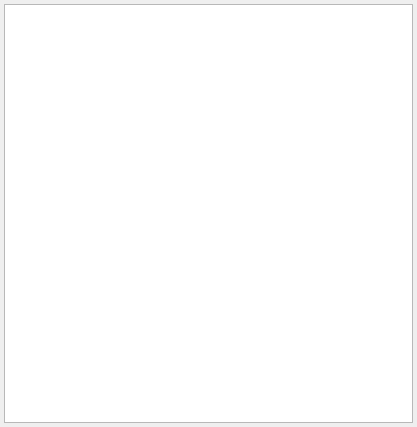
<ui version="4.0" >
 <class>TrigDecChannelWidgetForm</class>
 <widget class="QWidget" name="TrigDecChannelWidgetForm" >
  <property name="geometry" >
   <rect>
    <x>0</x>
    <y>0</y>
    <width>417</width>
    <height>427</height>
   </rect>
  </property>
  <property name="windowTitle" >
   <string>Form</string>
  </property>
  <layout class="QVBoxLayout" >
   <property name="margin" >
    <number>4</number>
   </property>
   <property name="spacing" >
    <number>6</number>
   </property>
   <item>
    <widget class="QTableWidget" name="tableWidget" >
     <property name="selectionMode" >
      <enum>QAbstractItemView::SingleSelection</enum>
     </property>
     <property name="selectionBehavior" >
      <enum>QAbstractItemView::SelectRows</enum>
     </property>
     <property name="gridStyle" >
      <enum>Qt::SolidLine</enum>
     </property>
    </widget>
   </item>
  </layout>
 </widget>
 <resources/>
 <connections/>
</ui>
